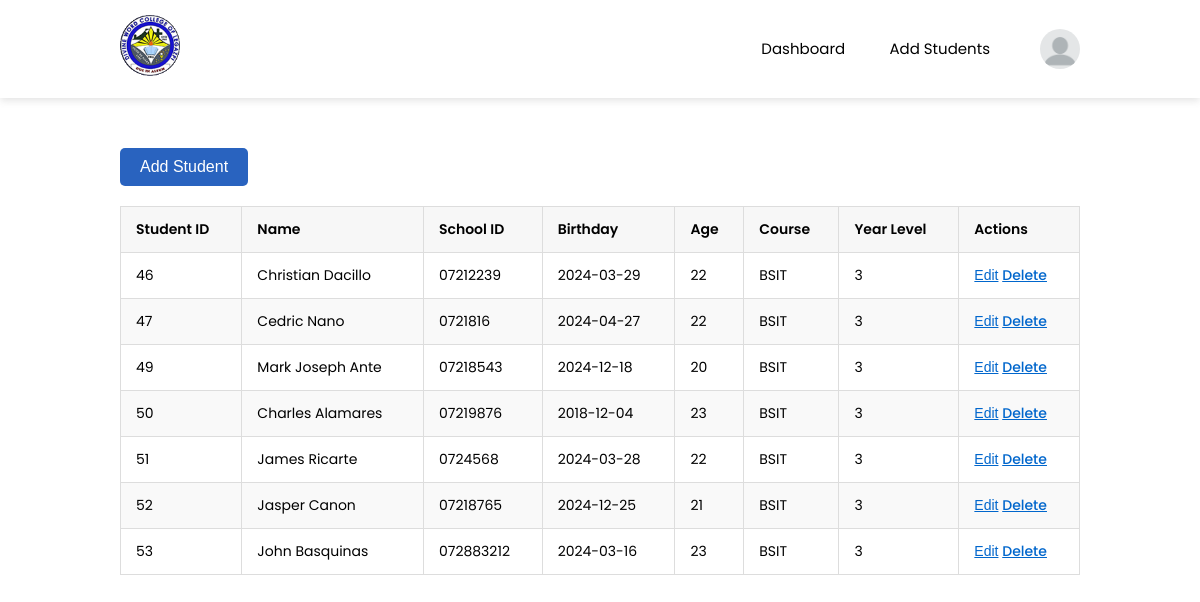
Page /students/dashboard_students.php (signed in) on the committed database.
### tables this page shows
CREATE TABLE `Students` (
  `student_id` int(11) NOT NULL,
  `name` varchar(100) NOT NULL,
  `school_id` varchar(20) NOT NULL,
  `bday` date NOT NULL,
  `age` int(11) NOT NULL,
  `course` varchar(50) NOT NULL,
  `year_level` int(11) NOT NULL
);

### students/dashboard_students.php (the view, shortened to what this page needs)
<?php
require '../connection/db.php';
$sql = "SELECT * FROM Students";
$result = $conn->query($sql);
?>
<!DOCTYPE html>
<html lang="en">
<head>
    <link rel="stylesheet" href="../css/dashboard.css">
    <link rel="stylesheet" href="../css/reset.css">
</head>
<body>
        <div class="hero">
         <nav>
            <div class="logo-wrapper">
                <a href="#"><img src="../assets/dwcl-logo.png" alt="" class="logo"></a>
            </div>
            <ul>
                <li><a href="../users/dashboard.php">Dashboard</a></li>
                <li><a href="./dashboard_students.php">Add Students</a></li>
            </ul>
            <img src="../assets/blank-profile-picture-973460_960_720.webp" class="user-pic" onclick="toggleMenu()">
        </nav>
        <div class="container">
             <button type="button" class="btn btn-primary"   onclick="openModal()">Add Student</button>
              <table class="custom-table">
                <thead>
                    <tr>
                        <th>Student ID</th>
                        <th>Name</th>
                        <th>School ID</th>
                        <th>Birthday</th>
                        <th>Age</th>
                        <th>Course</th>
                        <th>Year Level</th>
                        <th>Actions</th>
                    </tr>
                </thead>
                <tbody>
                    <?php
                    if ($result->num_rows > 0) {
                        while ($row = $result->fetch_assoc()) {
                            echo "<tr>
                                    <td>{$row['student_id']}</td>
                                    <td>{$row['name']}</td>
                                    <td>{$row['school_id']}</td>
                                    <td>{$row['bday']}</td>
                                    <td>{$row['age']}</td>
                                    <td>{$row['course']}</td>
                                    <td>{$row['year_level']}</td>
                                   <td>
                                    <button type='button' class='btn btn-secondary' onclick='openEditModal(
                                        {$row['student_id']},
                                        \"{$row['name']}\",
                                        \"{$row['school_id']}\",
                                        \"{$row['bday']}\",
                                        {$row['age']},
                                        \"{$row['course']}\",
                                        {$row['year_level']}
                                    )'>Edit</button>
                                    <a href='delete_students.php?id={$row['student_id']}' class='btn delete-link'>Delete</a>
                                </td>
                                </tr>";
                        }
                    } else {
                        echo "<tr><td colspan='8'>No results</td></tr>";
                    }
                    ?>
                </tbody>
             </table>
            </div>
    </div>
</body>
</html>

### css/dashboard.css (style rules this page uses)
.hero { width: 100%; min-height: 100vh; background: #fff; color: black; }
nav { background: #fff; width: 100%; padding: 15px 10%; display: flex; align-items: center; justify-content: space-between; position: relative; box-shadow: rgba(99, 99, 99, 0.2) 0px 2px 8px 0px; }
.logo-wrapper { display: flex; flex-direction: column; }
.logo { width: 60px; }
.user-pic { width: 40px; border-radius: 50%; cursor: pointer; margin-left: 30px; }
nav ul { width: 100%; text-align: right; }
nav ul li { display: inline-block; list-style: none; margin: 10px 20px; }
nav a { text-decoration: none; color: #000000; font-weight: 400; font-size: 15px; }
.container { width: auto; padding: 50px 10%; }
.btn { border: none; color: white; padding: 10px 20px; text-align: center; text-decoration: none; display: inline-block; font-size: 16px; font-weight: 500; border-radius: 5px; transition: background-color 0.3s ease; cursor: pointer; }
.btn-primary { background: #2963bf; }
.btn-secondary { background: green; }
.custom-table { width: 100%; border-collapse: collapse; margin-top: 20px; font-family: "Poppins", sans-serif; font-size: 14px; text-align: left; }
.custom-table thead { background-color: #f0f0f0; }
.custom-table th, .custom-table td { padding: 12px 15px; border: 1px solid #ddd; }
.custom-table th { background-color: #f7f7f7; font-weight: 600; }
.custom-table tbody tr:nth-child(even) { background-color: #f9f9f9; }
.custom-table button, .custom-table .delete-link { background-color: transparent; border: none; color: #0066cc; cursor: pointer; text-decoration: underline; padding: 0; font-size: 14px; }

### rows in the picture
students: student_id "46", name "Christian Dacillo", school "07212239", bday "2024-03-29", age "22", course "BSIT", year_level "3"
students: student_id "47", name "Cedric Nano", school "0721816", bday "2024-04-27", age "22", course "BSIT", year_level "3"
students: student_id "49", name "Mark Joseph Ante", school "07218543", bday "2024-12-18", age "20", course "BSIT", year_level "3"
students: student_id "50", name "Charles Alamares", school "07219876", bday "2018-12-04", age "23", course "BSIT", year_level "3"
students: student_id "51", name "James Ricarte", school "0724568", bday "2024-03-28", age "22", course "BSIT", year_level "3"
students: student_id "52", name "Jasper Canon", school "07218765", bday "2024-12-25", age "21", course "BSIT", year_level "3"
students: student_id "53", name "John Basquinas", school "072883212", bday "2024-03-16", age "23", course "BSIT", year_level "3"
